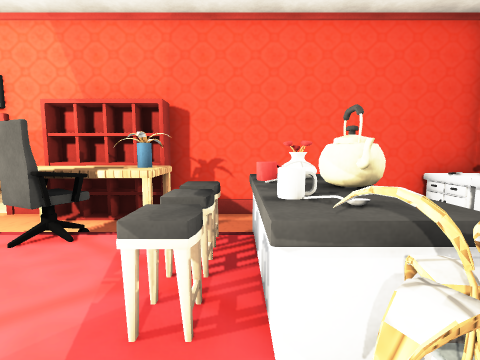
view 1 (above)

16 first-person views from a walk through a 3-D level made in the Unity game engine. The camera is 1.4 m above the floor, tilts 6° down and sees 85° across. The floor is counted in squares, 1 m on a side. Each view is taken from the middle of a square. On the plan, view 1 faces up. The plan holds only what a view shows up to about 13 squares ahead; the rest is blank. The place goes on beyond the plan. The player is left out. Door leaves are left out, so doorways stand open. Some surface patterns are stand-ins.

view 2
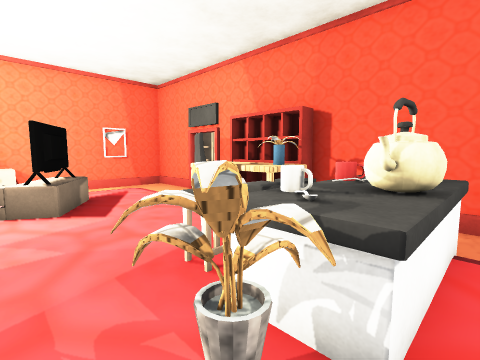

view 3
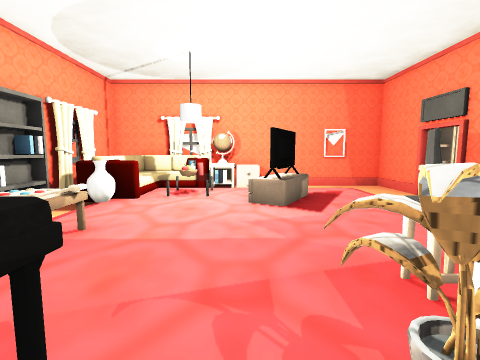

view 4
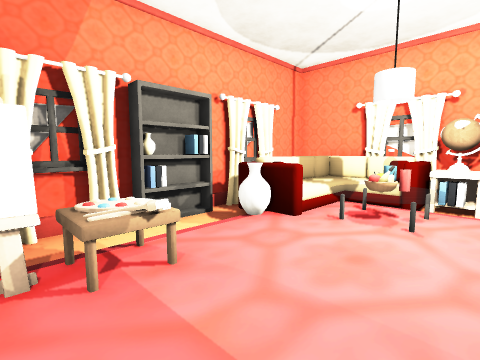

view 5
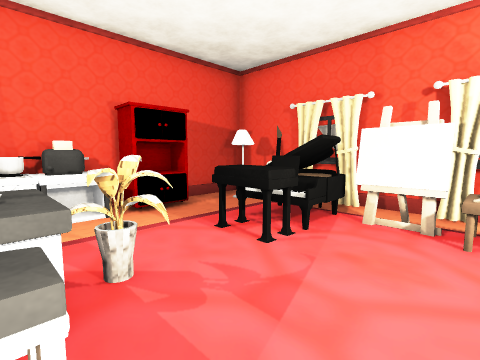

view 6
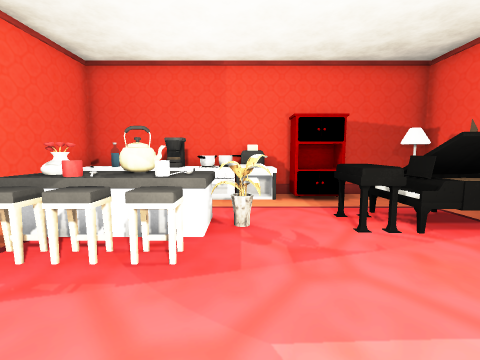

view 7
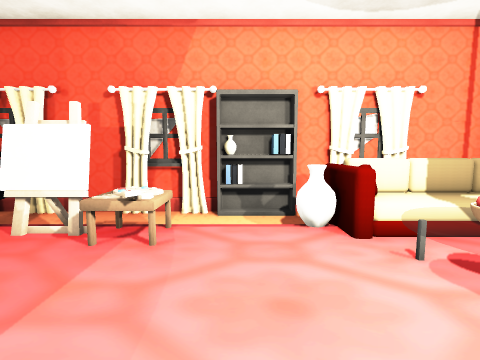

view 8
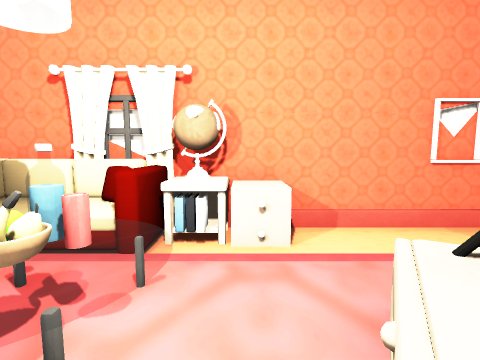

view 9
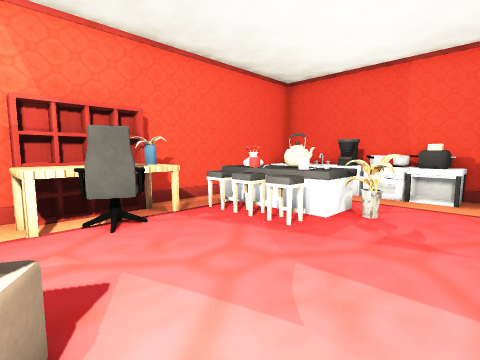

view 10
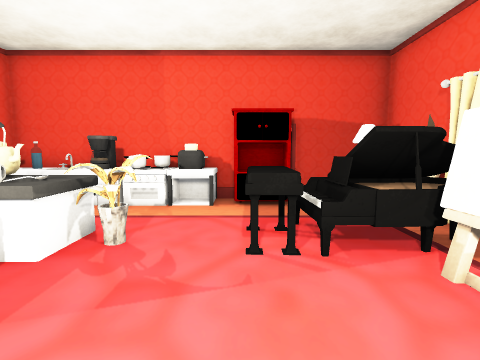

view 11
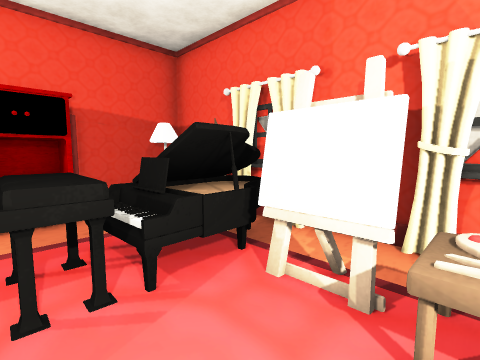

view 12
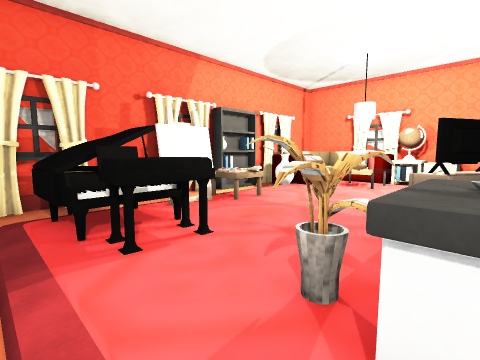

view 13
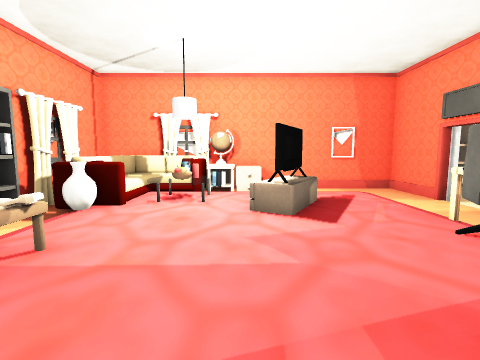

view 14
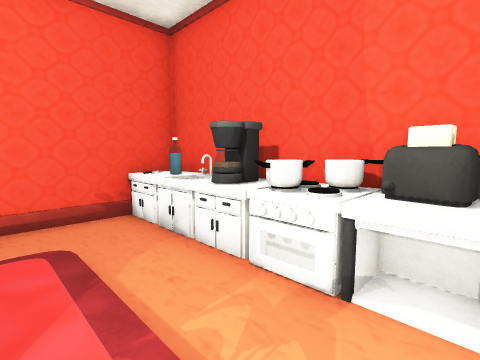

view 15
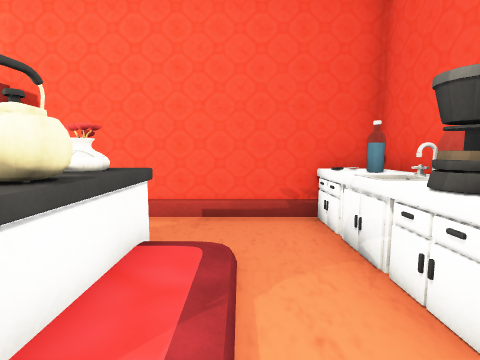

view 16
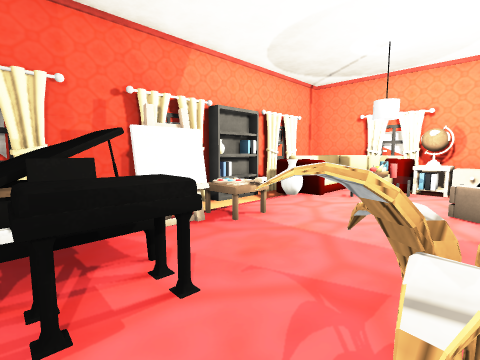

### Floor plan
Key: @ floor where view 1 was taken; # wall or solid block; x gap in a wall; . main floor; : floor 0.25 m higher than the main floor; / step, stairs or slope; D open door; = window, fence, low wall or low ledge; ^ raised ledge; S shelf; T table; C chair; L stool; I sink; A TV; R drawers; B cabinet; K books; P piano; F sofa; E stove; M machine; O other object.
Columns run from 11 left of view 1 to 6 right of it. Each row starts with its distance up from view 1.
  9 OO
  8 OO
  7 ##  .x#### #######
  6 #..DD..SSS......O^
  5 #......TTT..^...O#
  4 #..::::CC:LO^=/.I#
  3 #..:::::::LLO#/.M#
  2 #..:AA::::LOO=/.E#
  1 #R.:BAA::::=#:/.O#
  0 #RR::::::::@::/.##
 -1 #OKT T::::::PP/.B#
 -2 #FFTOT:::::PPP/.B#
 -3 #FF  F::OOOPPP/..#
 -4 #FFFFOOKOOOPPP/..#
 -5 #    F......PP.O.#
 -6 ######OS#######O##

Where each view was taken, in squares from view 1:
view 1: 0 up, 0 right, facing up
view 2: 0 up, 2 right, facing up-left
view 3: 0 up, 2 right, facing left
view 4: 0 up, 1 left, facing down-left
view 5: 2 up, 2 left, facing down-right
view 6: 1 up, 4 left, facing right
view 7: 1 up, 4 left, facing down
view 8: 0 up, 5 left, facing left
view 9: 1 down, 5 left, facing up-right
view 10: 1 down, 3 left, facing right
view 11: 1 down, 2 left, facing down-right
view 12: 2 up, 3 right, facing down-left
view 13: 0 up, 1 right, facing left
view 14: 0 up, 2 right, facing up-right
view 15: 1 up, 3 right, facing up
view 16: 1 up, 2 right, facing down-left
